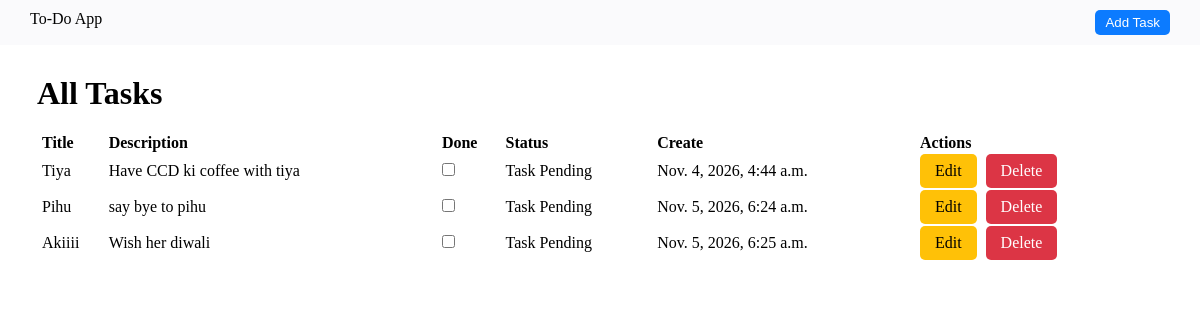
The page / on the database its author committed.
### todo_app/models.py (models this page shows)
class todo_table(models.Model):
    Title = models.CharField(max_length=50)
    Description = models.CharField(max_length=100)
    Done = models.BooleanField(default=False)
    Created = models.DateTimeField(auto_now_add=True)

### todo_app/views.py (the view)
# urls.py: path('', views.home, name='home'),
def home(request):
    task_data = todo_table.objects.all()
    return render(request, 'home.html',{"data" : task_data })

### templates/home.html (shortened to what this page needs)
{% load static %}
<!DOCTYPE html>
<html lang="en">
<head>
    <link rel="stylesheet" href="{% static "css/home.css" %}">
</head>
<body>
    <div class = "parent_box">
        {% include "navbar.html" %}
        <div class = "task_box">
            <h1 style = "margin-left : 7px;" >All Tasks</h1>
            <table>
                <tr>
                    <th>Title</th>
                    <th>Description</th>
                    <th>Done</th>
                    <th>Status</th>
                    <th>Create</th>
                    <th>Actions</th>
                </tr>
                {% for task in data %}
                    <tr>
                        <td>{{ task.Title }}</td>
                        <td>{{ task.Description }}</td>
                        <td>
                            <form action="{% url "task_completed" task.id %}" method = "POST">
                                    <input
                                        type="checkbox"
                                        name="checkbox"
                                        value="True"
                                        onchange="this.form.submit()"
                                        {% if task.Done %}checked{% endif %}>
                            </form>
                        </td>
                        <td>
                            {% if task.Done %}
                                Task Completed
                            {% else %}
                                Task Pending
                            {% endif %}
                        </td>
                        <td>{{ task.Created }}</td>
                        <td>
                            <a href="{% url 'edit_task' task.id %}" class="edit_btn">Edit</a>
                            <a href="{% url 'delete_task' task.id %}" class="delete_btn">Delete</a>
                        </td>
                    </tr>
                {% empty %}
                    <tr>
                        <td colspan="6" style="padding-top: 10px; background-color: #F4F4F4;">No Task Yet</td>
                    </tr>
                {% endfor %}
            </table>
        </div>
    </div>
</body>
</html>

### templates/navbar.html (shortened to what this page needs)
{% load static %}
<!DOCTYPE html>
<html lang="en">
<head>
    <link rel="stylesheet" href="{% static "css/navbar.css" %}">
</head>
<body>
    <header>
        <p>To-Do App</p>
        <button class = "nav_btn">
            <a class = "text_add_task" href="{% url "add_task" %}"> Add Task</a>
        </button>
    </header>
</body>
</html>

### static/css/home.css (style rules this page uses)
* { padding: 0; margin: 0; box-sizing: border-box; }
.task_box { margin-top: 10px; width: 95%; margin: auto; text-align: left; }
.parent_box { display: flex; flex-direction: column; gap: 30px; }
table { width: 100%; margin-top: 10px; padding: 10px; }
.edit_btn { background-color: #FFC107; color: black; text-decoration: none; padding: 8px 15px; border-radius: 5px; margin-right: 5px; display: inline-block; }
.delete_btn { background-color: #DC3545; color: white; text-decoration: none; padding: 8px 15px; border-radius: 5px; display: inline-block; }
input[type="checkbox"] { accent-color: green; }

### static/css/navbar.css (style rules this page uses)
* { padding: 0; margin: 0; box-sizing: border-box; }
header { background-color: #FAFAFC; display: flex; justify-content: space-between; padding: 10px 30px; }
.nav_btn { background-color: #0C7BFF; color: white; padding: 5px 10px; outline: none; border: none; border-radius: 5px; }
.text_add_task { color: white; text-decoration: none; }

### rows shown on the page
todo_table: Title "Tiya", Description "Have CCD ki coffee with tiya", shows "Task Pending", Created "Nov. 4, 2026, 4:44 a.m."
todo_table: Title "Pihu", Description "say bye to pihu", shows "Task Pending", Created "Nov. 5, 2026, 6:24 a.m."
todo_table: Title "Akiiii", Description "Wish her diwali", shows "Task Pending", Created "Nov. 5, 2026, 6:25 a.m."
